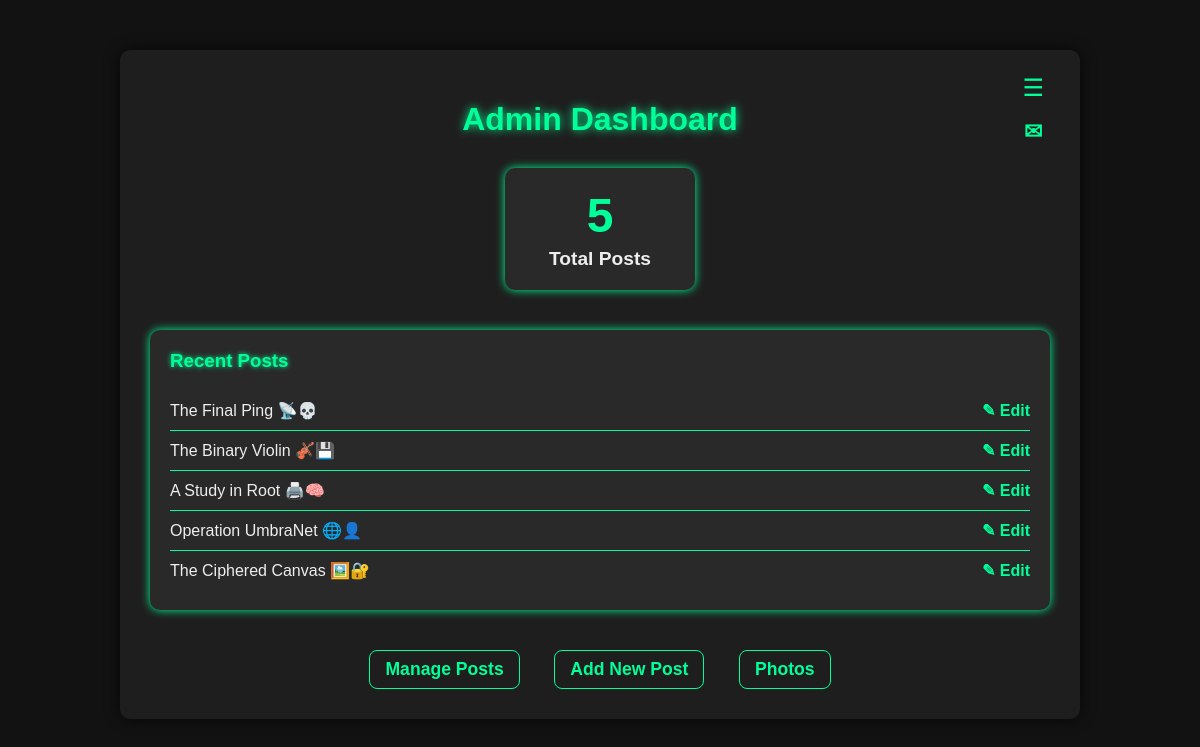
Screenshot of /admin/dashboard (signed in) with the database file from the repository.
### admin/models.py (models this page shows, shortened)
class BlogPost(db.Model):
    id = db.Column(db.Integer, primary_key=True)
    title = db.Column(db.String(200), nullable=False)
    slug = db.Column(db.String(200), unique=True, nullable=False)
    content = db.Column(db.Text, nullable=False)
    created_at = db.Column(db.DateTime, default=datetime.utcnow)
    likes = db.Column(db.Integer, default=0)
    comments = db.relationship('Comment', backref='blog', lazy=True, cascade='all, delete-orphan')

### admin/routes.py (the view)
@admin_routes.route('/dashboard')
def dashboard():
    if not session.get('admin_logged_in'):
        return redirect(url_for('admin.login'))
    total_posts = BlogPost.query.count()
    recent_posts = BlogPost.query.order_by(BlogPost.created_at.desc()).limit(5).all()
    return render_template('admin/admin_dashboard.html', total_posts=total_posts, recent_posts=recent_posts)

### admin/templates/admin/admin_dashboard.html (shortened to what this page needs)
<!DOCTYPE html>
<html lang="en">
<head>
</head>
<body>
  <div class="container">
    <div class="profile-section">
      <span class="menu-icon" onclick="toggleDropdown()">&#x2630;</span>
      <a href="{{ url_for('admin.view_messages') }}" class="message-icon" title="Messages" id="messageIcon">
        &#9993;
      </a>
    </div>
    <h1>Admin Dashboard</h1>
    <div class="stats">
      <div class="stat-box">
        <h2>{{ total_posts }}</h2>
        <p>Total Posts</p>
      </div>
    </div>
    <div class="recent-posts">
      <h3>Recent Posts</h3>
      <ul>
        {% for post in recent_posts %}
          <li>
            <span>{{ post.title }}</span>
            <a href="{{ url_for('admin.edit_post', blog_id=post.id) }}">✎ Edit</a>
          </li>
        {% else %}
          <li>No posts yet.</li>
        {% endfor %}
      </ul>
    </div>
    <div class="nav-links">
      <a href="{{ url_for('admin.posts') }}">Manage Posts</a>
      <a href="{{ url_for('admin.new_post') }}">Add New Post</a>
      <a href="{{ url_for('admin.upload_photos') }}">Photos</a>
    </div>
  </div>
</body>
</html>

### admin/templates/admin/admin_dashboard.html (style rules this page uses)
body { font-family: Arial, sans-serif; background-color: #121212; color: #eee; margin: 0; padding: 0; }
.container { max-width: 900px; margin: 50px auto; padding: 30px; background-color: #1e1e1e; border-radius: 10px; box-shadow: 0 0 15px rgba(0,0,0,0.7); position: relative; }
h1 { color: #00ff99; text-align: center; margin-bottom: 30px; text-shadow: 0 0 10px #00ff99; }
.profile-section { position: absolute; top: 20px; right: 30px; display: flex; flex-direction: column; align-items: center; user-select: none; gap: 10px; }
.menu-icon { font-size: 24px; color: #00ff99; cursor: pointer; padding: 4px 6px; border-radius: 4px; transition: background-color 0.3s ease; }
.message-icon { font-size: 22px; color: #00ff99; cursor: pointer; position: relative; width: 32px; height: 32px; border-radius: 6px; display: flex; align-items: center; justify-content: center; transition: background-color 0.3s ease; text-decoration: none; }
.stats { display: flex; justify-content: center; margin-bottom: 40px; gap: 20px; flex-wrap: wrap; }
.stat-box { background-color: #292929; padding: 20px; border-radius: 10px; width: 150px; text-align: center; box-shadow: 0 0 10px #00ff99; }
.stat-box h2 { font-size: 3rem; margin: 0; color: #00ff99; }
.stat-box p { margin: 5px 0 0 0; font-weight: bold; font-size: 1.2rem; }
.recent-posts { background-color: #292929; border-radius: 10px; padding: 20px; box-shadow: 0 0 10px #00ff99; }
.recent-posts h3 { margin-top: 0; color: #00ff99; text-shadow: 0 0 5px #00ff99; }
ul { list-style: none; padding: 0; max-height: 300px; overflow-y: auto; margin: 0; }
ul li { padding: 10px 0; border-bottom: 1px solid #00ff99; display: flex; justify-content: space-between; align-items: center; color: #eee; font-size: 1rem; }
ul li:last-child { border-bottom: none; }
a { color: #00ff99; text-decoration: none; font-weight: bold; transition: color 0.3s ease; }
.nav-links { text-align: center; margin-top: 40px; }
.nav-links a { margin: 0 15px; font-size: 1.1rem; display: inline-block; padding: 8px 15px; border: 1px solid #00ff99; border-radius: 8px; transition: background-color 0.3s ease, color 0.3s ease; }

### rows the page displays
BlogPost: title "The Final Ping 📡💀"
BlogPost: title "The Binary Violin 🎻💾"
BlogPost: title "A Study in Root 🖨️🧠"
BlogPost: title "Operation UmbraNet 🌐👤"
BlogPost: title "The Ciphered Canvas 🖼️🔐"

### other values shown
{{ total_posts }} "5"
